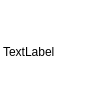
<?xml version="1.0" encoding="UTF-8"?>
<ui version="4.0">
 <class>Dialog1</class>
 <widget class="QDialog" name="Dialog1">
  <property name="geometry">
   <rect>
    <x>0</x>
    <y>0</y>
    <width>112</width>
    <height>109</height>
   </rect>
  </property>
  <property name="windowTitle">
   <string>Dialog</string>
  </property>
  <property name="styleSheet">
   <string notr="true">background-color: rgba(255, 255, 255, 0);</string>
  </property>
  <widget class="QLabel" name="label">
   <property name="geometry">
    <rect>
     <x>3</x>
     <y>1</y>
     <width>101</width>
     <height>101</height>
    </rect>
   </property>
   <property name="styleSheet">
    <string notr="true">border-image: url(:/face/1.png);</string>
   </property>
   <property name="text">
    <string>TextLabel</string>
   </property>
  </widget>
 </widget>
 <resources/>
 <connections/>
</ui>
